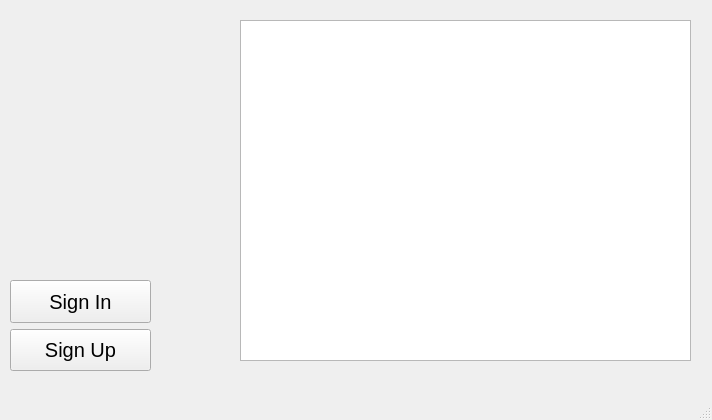
<?xml version="1.0" encoding="UTF-8"?>
<ui version="4.0">
 <class>MainWindow</class>
 <widget class="QMainWindow" name="MainWindow">
  <property name="geometry">
   <rect>
    <x>0</x>
    <y>0</y>
    <width>712</width>
    <height>420</height>
   </rect>
  </property>
  <property name="windowTitle">
   <string>MainWindow</string>
  </property>
  <widget class="QWidget" name="centralwidget">
   <widget class="QWidget" name="verticalLayoutWidget">
    <property name="geometry">
     <rect>
      <x>10</x>
      <y>280</y>
      <width>141</width>
      <height>91</height>
     </rect>
    </property>
    <layout class="QVBoxLayout" name="verticalLayout">
     <item>
      <widget class="QPushButton" name="pbSignIn">
       <property name="sizePolicy">
        <sizepolicy hsizetype="Preferred" vsizetype="Preferred">
         <horstretch>0</horstretch>
         <verstretch>0</verstretch>
        </sizepolicy>
       </property>
       <property name="font">
        <font>
         <pointsize>15</pointsize>
        </font>
       </property>
       <property name="text">
        <string>Sign In</string>
       </property>
      </widget>
     </item>
     <item>
      <widget class="QPushButton" name="pbSignUp">
       <property name="sizePolicy">
        <sizepolicy hsizetype="Minimum" vsizetype="Preferred">
         <horstretch>0</horstretch>
         <verstretch>0</verstretch>
        </sizepolicy>
       </property>
       <property name="font">
        <font>
         <pointsize>15</pointsize>
        </font>
       </property>
       <property name="text">
        <string>Sign Up</string>
       </property>
      </widget>
     </item>
    </layout>
   </widget>
   <widget class="QTableWidget" name="tableWidget">
    <property name="geometry">
     <rect>
      <x>240</x>
      <y>20</y>
      <width>451</width>
      <height>341</height>
     </rect>
    </property>
   </widget>
  </widget>
  <widget class="QMenuBar" name="menubar">
   <property name="geometry">
    <rect>
     <x>0</x>
     <y>0</y>
     <width>712</width>
     <height>21</height>
    </rect>
   </property>
  </widget>
  <widget class="QStatusBar" name="statusbar"/>
 </widget>
 <resources/>
 <connections/>
</ui>
